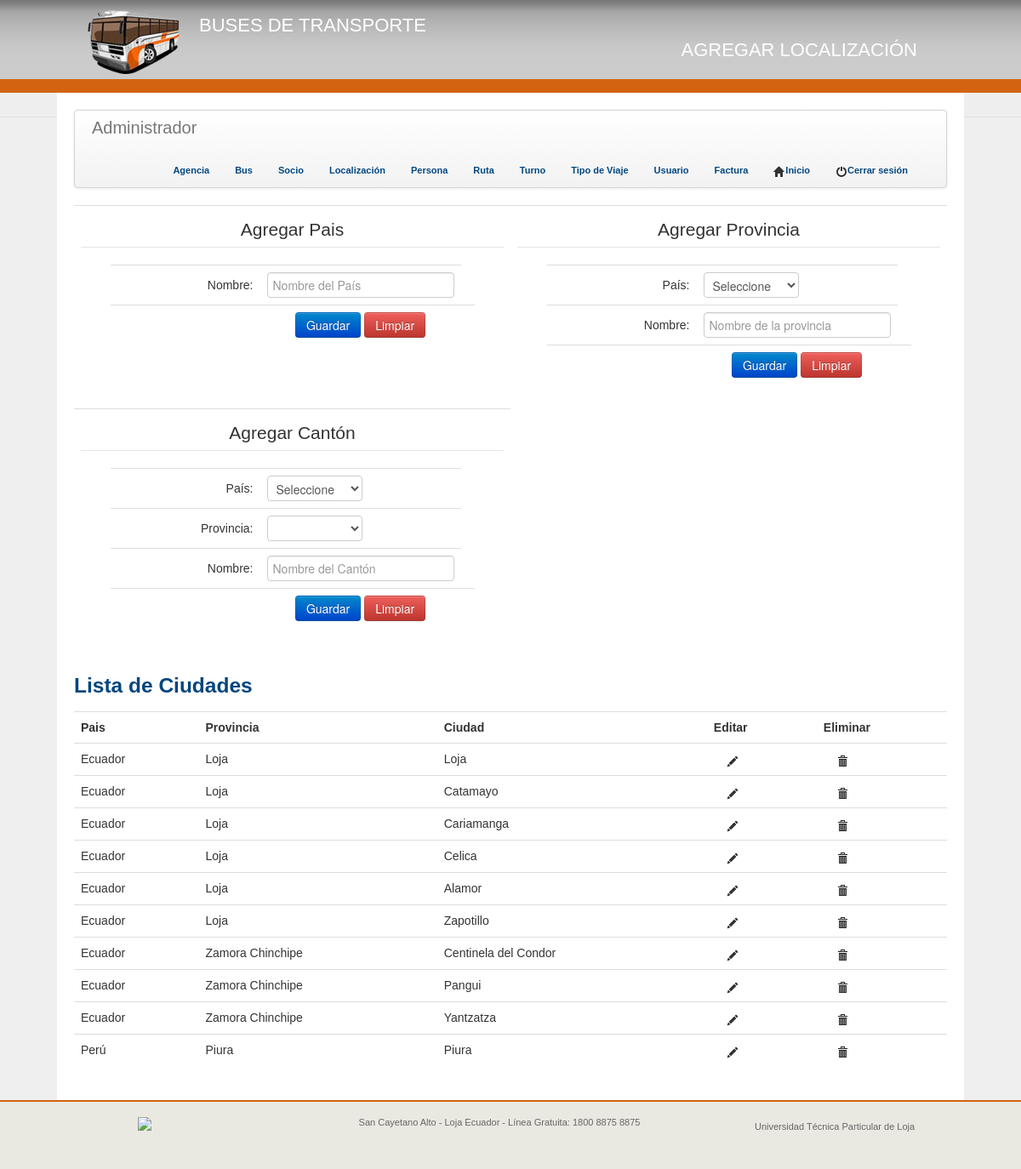
/pages/addLocali.php (signed in), run on an earlier commit of the app's database.
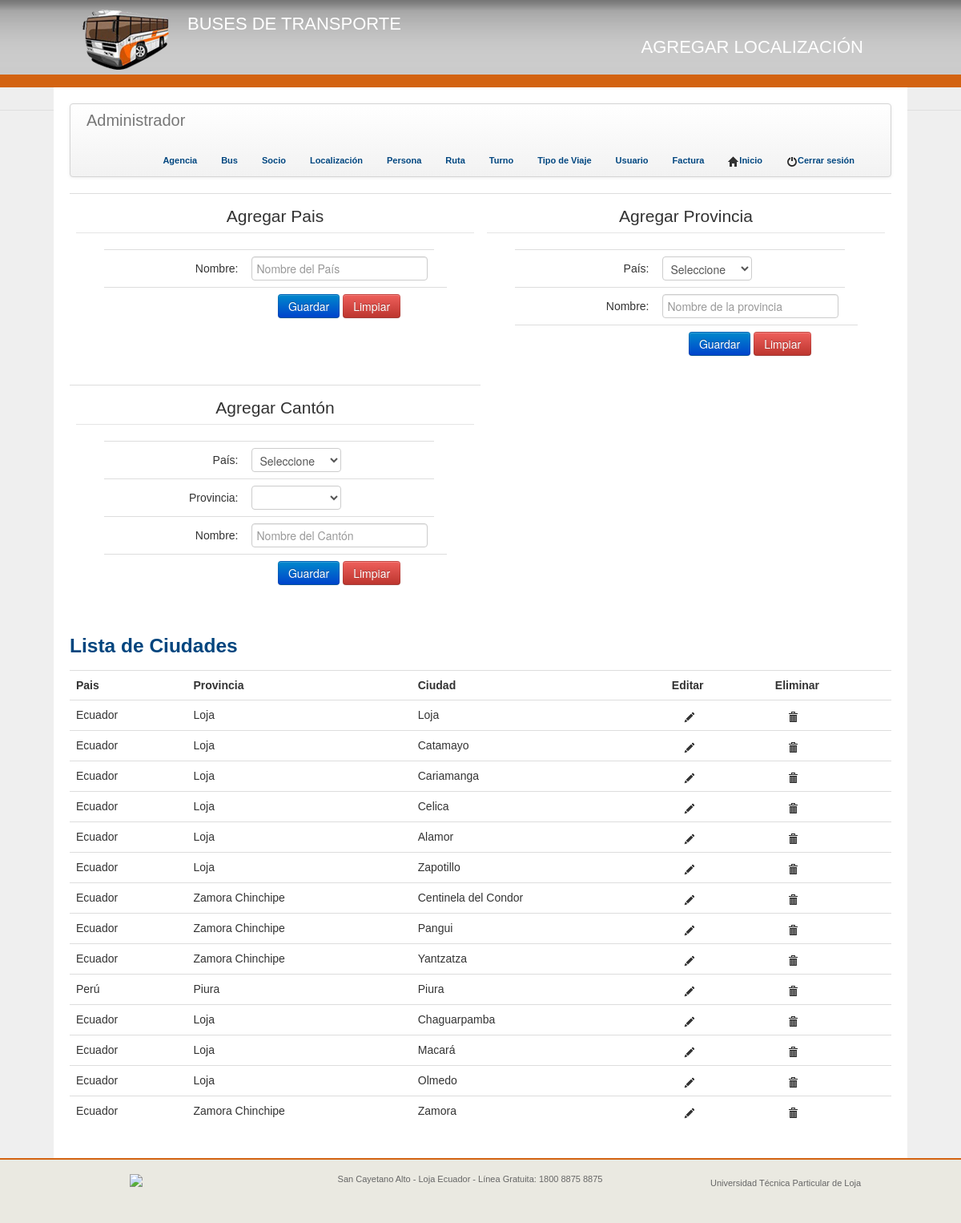
And on a later commit of the database.
### tables this page shows
CREATE TABLE IF NOT EXISTS `canton` (
  `idCanton` int(11) NOT NULL AUTO_INCREMENT,
  `idProvincia` int(11) NOT NULL,
  `nombre` varchar(30) NOT NULL,
  PRIMARY KEY (`idCanton`),
  KEY `idProvincia` (`idProvincia`)
);

CREATE TABLE IF NOT EXISTS `pais` (
  `idPais` int(11) NOT NULL AUTO_INCREMENT,
  `Nombre` varchar(30) NOT NULL,
  PRIMARY KEY (`idPais`)
);

CREATE TABLE IF NOT EXISTS `provincia` (
  `idProvincia` int(11) NOT NULL AUTO_INCREMENT,
  `nombre` varchar(40) NOT NULL,
  `idPais` int(11) NOT NULL,
  PRIMARY KEY (`idProvincia`),
  KEY `idPais` (`idPais`)
);

### php/listarLocali.php (the view, shortened to what this page needs)
<?php
include("../dll/conexionsql.php");
extract($_GET);
if(!isset($bandera)){
	$sql="SELECT canton.idCanton, pais.Nombre, provincia.nombre, canton.nombre FROM canton
	INNER JOIN provincia
	ON canton.idProvincia = provincia.idProvincia
	INNER JOIN pais
	ON provincia.idPais = pais.idPais";
	$ressql=mysql_query($sql,$con);
	$totdatos=mysql_num_rows($ressql);
	if($totdatos>0){
		echo "<table border='0' class='table table-hover'>";
		echo "<h3 class=\"azul\">Lista de Ciudades</h3>";
		echo "<tr>";
		echo "<th scope='col'>"."Pais"."</th>";
		echo "<th scope='col'>"."Provincia"."</th>";
		echo "<th scope='col'>"."Ciudad"."</th>";
		echo "<th scope='col'>"."Editar"."</th>";
		echo "<th scope='col'>"."Eliminar"."</th>";
		echo "</tr>";
		while ($row=mysql_fetch_array($ressql)) {
			echo "<tr class='filas'>";
			echo "<td>".$row[1]."</td>";
			echo "<td>".$row[2]."</td>";
			echo "<td>".$row[3]."</td>";
			echo "<td>
			<a href='actLocali.php?id=".base64_encode($row[0])."'>
			<i class='icon-pencil'></i>
			</a>
			</td>";
			echo "<td>
			<a href='../php/listarLocali.php?id=".base64_encode($row[0])."&bandera=1'>
			<i class='icon-trash'></i>
			</a>
			</td>";
			echo "</tr>";
		}
		echo "</table";
	}else{
		echo "No hay datos!!";
	}
}
?>

What changed in the data, as far as the page shows it:
added canton: pais.Nombre "Ecuador", idProvincia.nombre "Loja", nombre "Chaguarpamba"
added canton: pais.Nombre "Ecuador", idProvincia.nombre "Loja", nombre "Macará"
added canton: pais.Nombre "Ecuador", idProvincia.nombre "Loja", nombre "Olmedo"
added canton: pais.Nombre "Ecuador", idProvincia.nombre "Zamora Chinchipe", nombre "Zamora"
